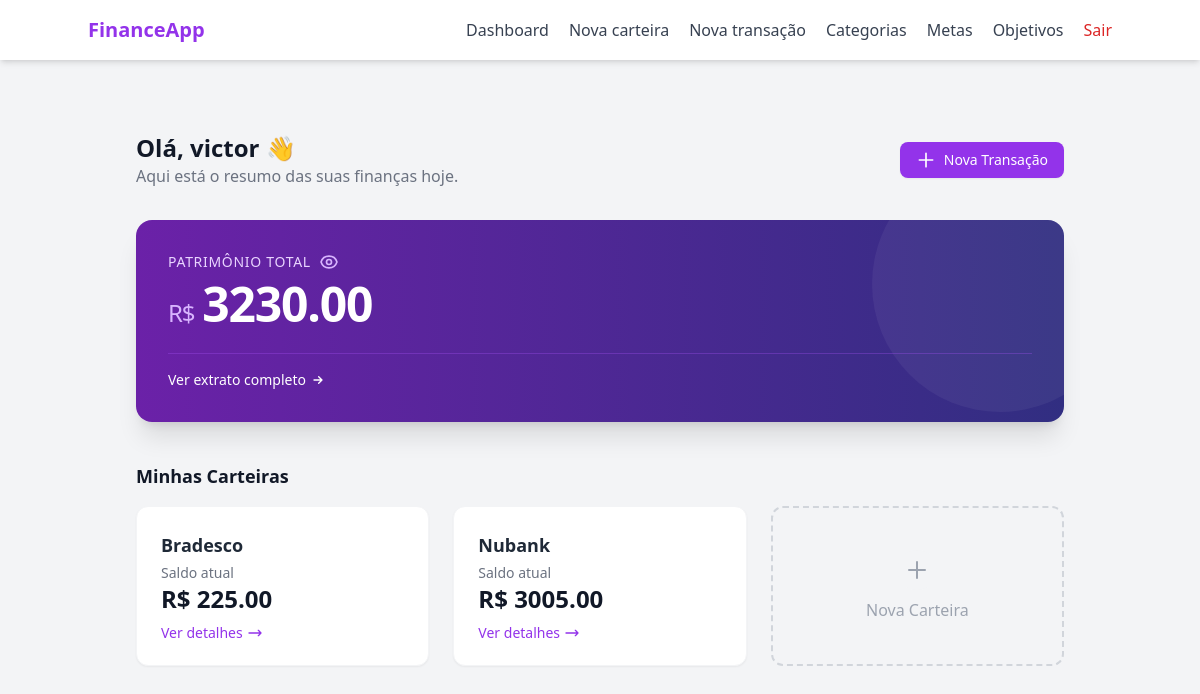
The page /dashboard (signed in) on the database as committed earlier.
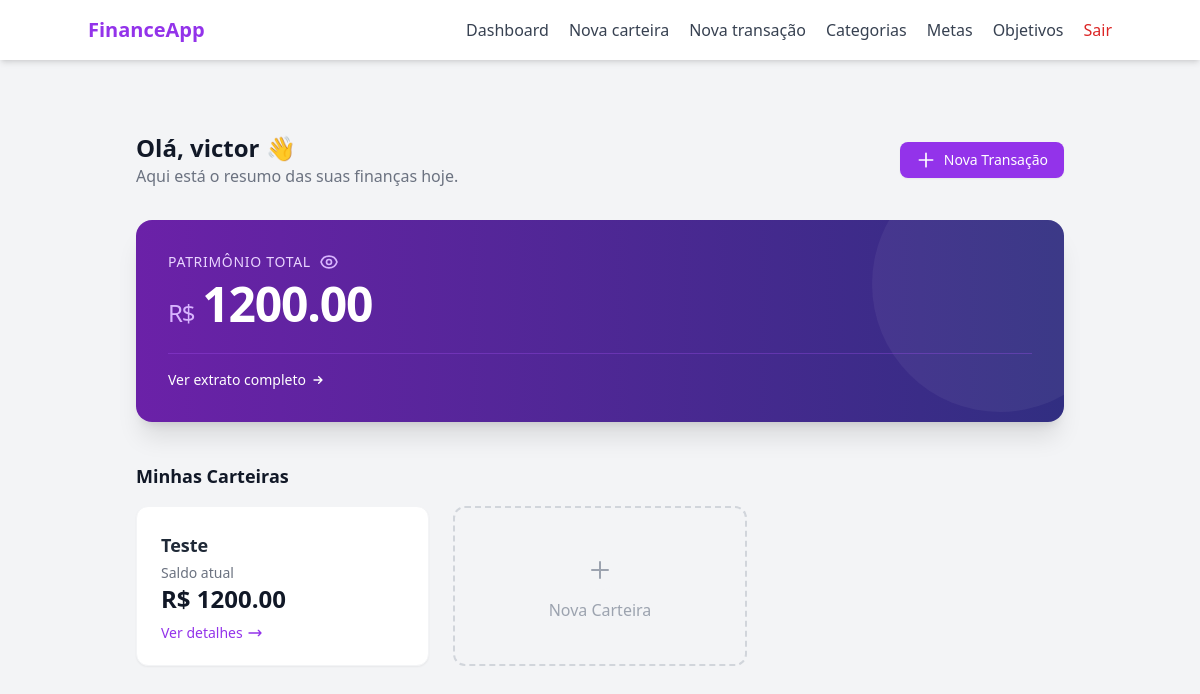
The same page on the database as committed later.
### models/wallet.py (models this page shows, shortened)
class Wallet(db.Model):
    __tablename__ = "wallets"
    id = db.Column(db.Integer, primary_key= True)
    wallet_name = db.Column(db.String(100), nullable= False)
    initial_balance = db.Column(db.Float, default= 0.0)
    current_balance = db.Column(db.Float, default= 0.0)
    is_active = db.Column(db.Boolean, default= True)
    created_at = db.Column(db.DateTime, default= lambda: datetime.now(timezone.utc).date())
    user_id = db.Column(db.Integer, db.ForeignKey("users.id"), nullable= False)

### routes/main_routes.py (the view)
@main_bp.route("/dashboard", methods=["GET"])
@login_required
def dashboard_page():
    wallets = WalletController.get_wallets_by_user(current_user.id)
    total_balance = sum(wallet.current_balance for wallet in wallets)
    return render_template("index.html", user= current_user, wallets= wallets, total_balance=total_balance)

### controllers/wallet_controller.py (called while the page is built)
    @staticmethod
    def get_wallets_by_user(user_id):
        wallets = Wallet.query.filter_by(user_id= user_id, is_active= True).all()
        return wallets

### templates/index.html (shortened to what the changed rows need)
{% extends "base.html" %}
{% block content %}
<div class="max-w-7xl mx-auto px-4 sm:px-6 lg:px-8 py-8">
    <div class="flex flex-col sm:flex-row justify-between items-start sm:items-center mb-8 gap-4">
        <div>
            <h1 class="text-2xl font-bold text-gray-900">Olá, {{ user.username }} 👋</h1>
        </div>
    </div>
<div class="mb-10">
    <div class="relative overflow-hidden rounded-2xl bg-gradient-to-r from-purple-800 to-indigo-900 text-white shadow-xl p-8">
        <div class="relative z-10">
            <h2 class="text-5xl font-bold text-white tracking-tight mt-2 flex items-baseline mb-6">
                <span class="text-2xl font-normal text-purple-300 mr-2">R$</span>
                <span id="balance-value">{{ "%.2f"|format(total_balance) }}</span>
            </h2>
        </div>
    </div>
</div>
    <div class="mb-6">
        <div class="grid grid-cols-1 sm:grid-cols-2 lg:grid-cols-3 gap-6">
{% for wallet in wallets %}
<a href="{{ url_for('wallet_bp.wallet_detail_page', wallet_id=wallet.id) }}"
   class="group bg-white rounded-xl shadow-sm border border-gray-100 p-6 hover:shadow-md hover:border-purple-200 transition-all duration-200 flex flex-col justify-between h-40 cursor-pointer">
    <div>
        <h4 class="font-semibold text-gray-800 text-lg mb-1">{{ wallet.wallet_name }}</h4>
        <p class="text-sm text-gray-500">Saldo atual</p>
    </div>
    <div>
        <span class="text-2xl font-bold text-gray-900">
            <span class="wallet-balance">
                R$ {{ "%.2f"|format(wallet.current_balance) }}
            </span>
        </span>
        <div class="text-sm text-purple-600 font-medium mt-2 group-hover:text-purple-800 flex items-center gap-1 transition-colors">
            Ver detalhes
            <svg class="w-4 h-4 transform transition-transform group-hover:translate-x-1" fill="none" stroke="currentColor" viewBox="0 0 24 24"><path stroke-linecap="round" stroke-linejoin="round" stroke-width="2" d="M17 8l4 4m0 0l-4 4m4-4H3"></path></svg>
        </div>
    </div>
</a>
{% endfor %}
        </div>
    </div>
</div>
{% endblock %}

Rows that differ between the two databases and show on the page:
removed Wallet: wallet_name "Bradesco", current_balance "225.00"
removed Wallet: wallet_name "Nubank", current_balance "3005.00"
added Wallet: wallet_name "Teste", current_balance "1200.00"
Other text that changed with them:
{{ "%.2f"|format(total_balance) }}: "3230.00" → "1200.00"
